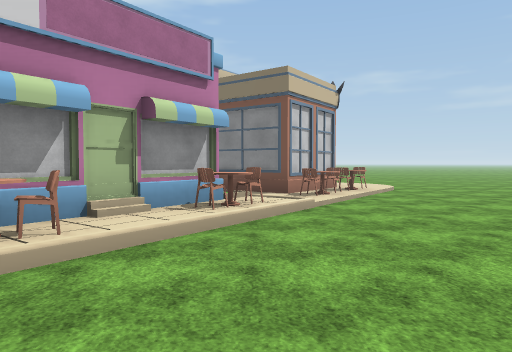
View 1 (above)

24 first-person views from a walk through a scene from a Unity 3-D project. The camera is 1.5 m above the floor, tilts 2° down and sees 70° across. The floor is counted in squares, 2 m on a side. Each view is taken from the middle of a square. On the plan, view 1 faces up. The plan holds only what a view shows up to about 11 squares ahead; the rest is blank. The place goes on beyond the plan. The terrain is drawn as flat ground. The player character is not drawn. Some surface patterns are stand-ins.

View 2
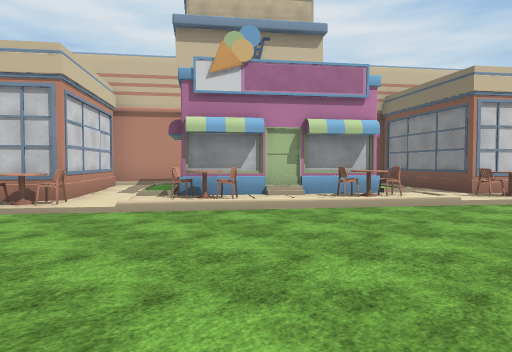

View 3
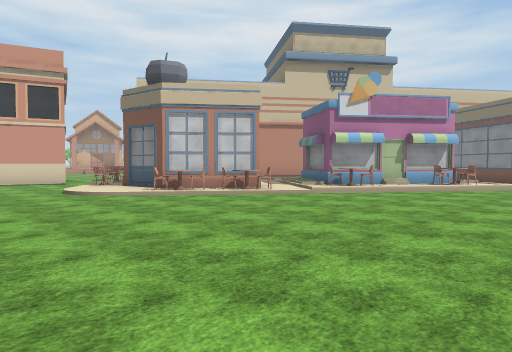

View 4
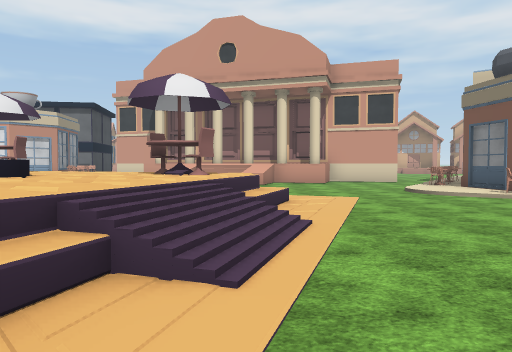

View 5
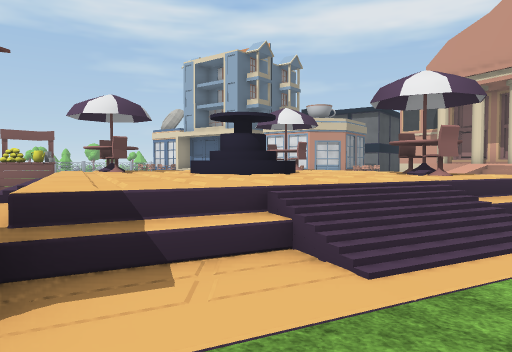

View 6
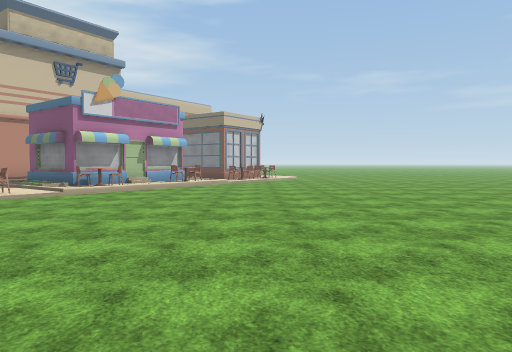

View 7
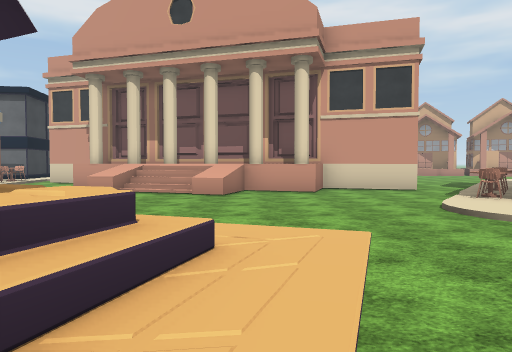

View 8
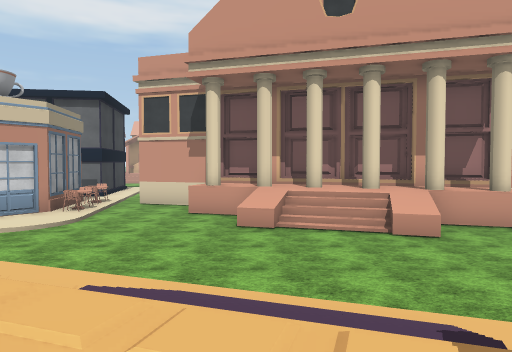

View 9
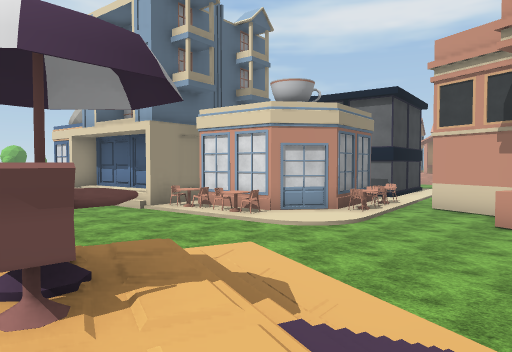

View 10
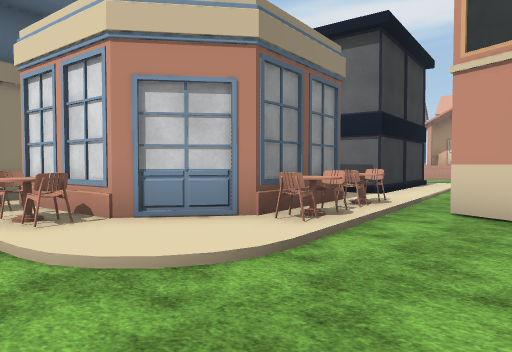

View 11
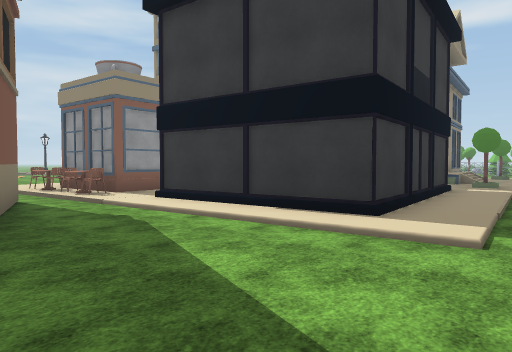

View 12
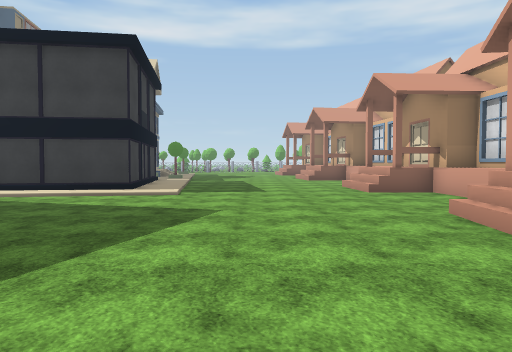

View 13
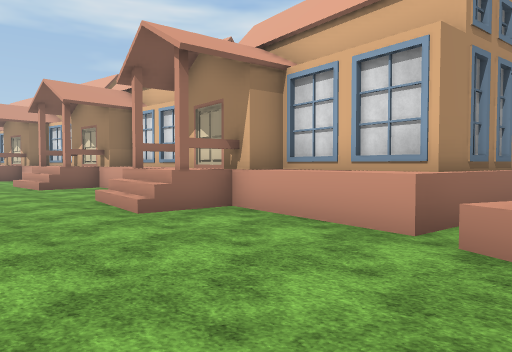

View 14
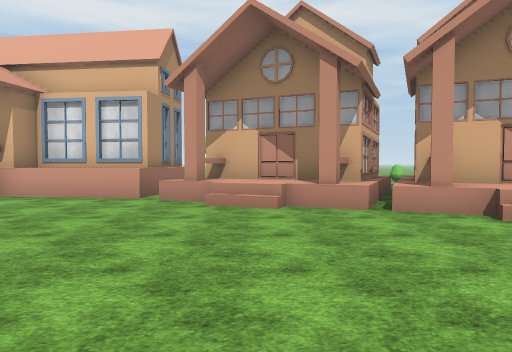

View 15
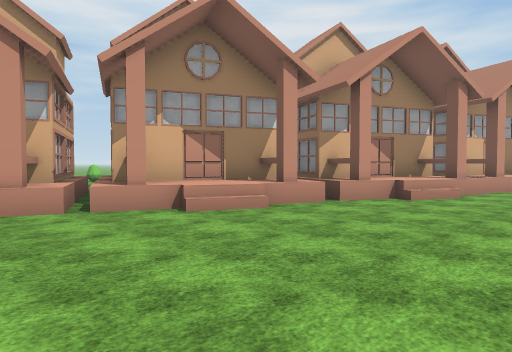

View 16
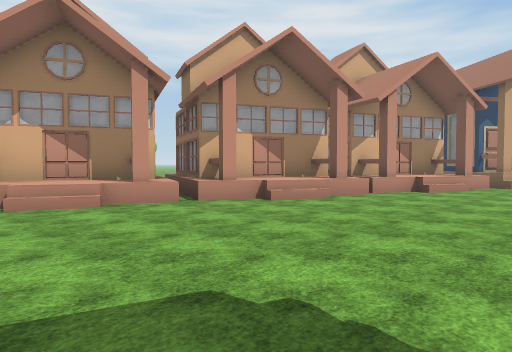

View 17
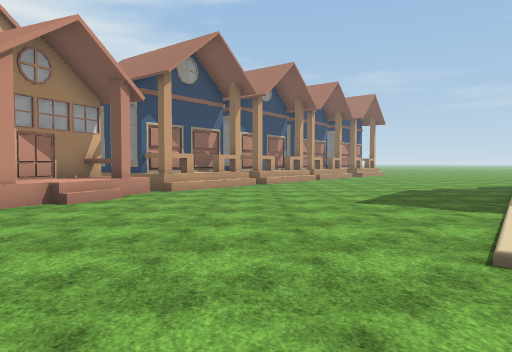

View 18
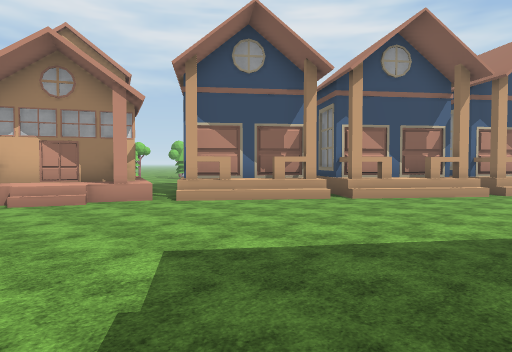

View 19
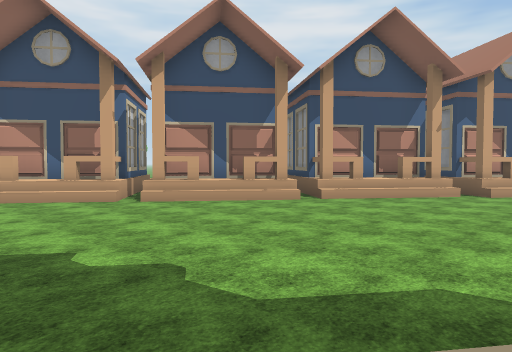

View 20
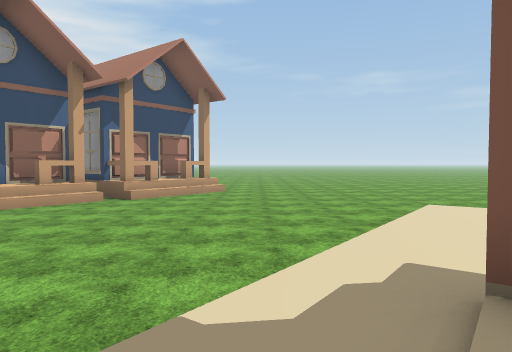

View 21
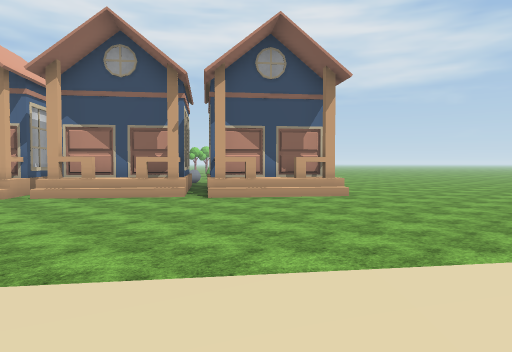

View 22
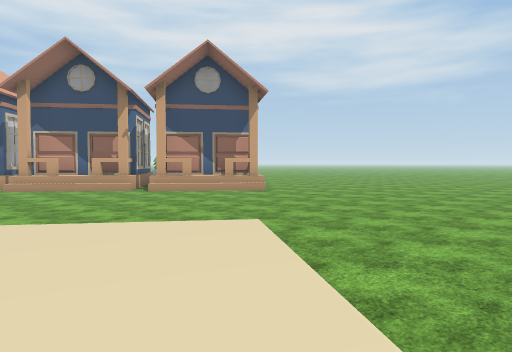

View 23
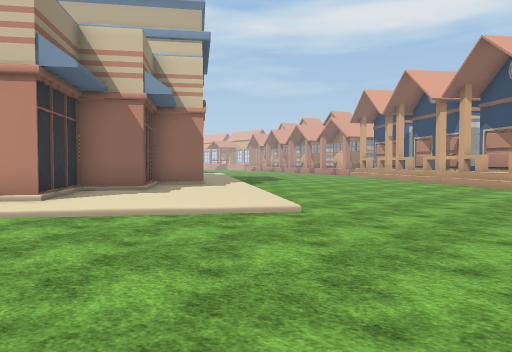

View 24
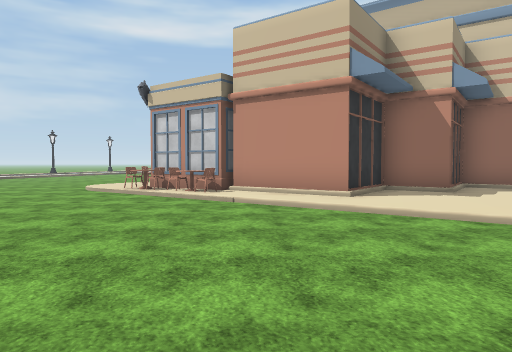

### Floor plan
Key: @ floor where view 1 was taken; # wall or solid block; . main floor; : floor 0.25 m higher than the main floor; + floor 0.75 m higher than the main floor; * floor 1 m higher than the main floor; % floor 1.25 m higher than the main floor; & floor 1.5 m higher than the main floor; / step, stairs or slope; = window, fence, low wall or low ledge; ^ raised ledge; B building; H house.
Columns run from 30 left of view 1 to 3 right of it. Each row starts with its distance up from view 1.
 26                     .......
 25                     .......
 24                   #H.......
 23                  ##H........
 22                ###H/..........
 21                #HH/............
 20               ##H/..............
 19              ##H/...............
 18              #H/........//.......
 17             ##H......../:::/......
 16            ##*/......../::::/.....
 15           ##H/......../::::#://...
 14           #H/......../:::#:##/#/..
 13          ##H/........:/#########^.
 12        .##H/......../ /##      ##:
 11       HHHH/......../ /          #:
 10      HHHHH......../ /           #:
  9       HH+/......../         ####^=
  8       HH+/.......:           /:^#.
  7         H......./            //:..
  6     H HH........::          ###/..
  5    HHH /......./            #:^...
  4    HHH /......:            ##/....
  3    HHHH........           ##^/....
  2   HHHHH.......           #=##.....
  1   H H .......            ##/......
  0 HHHH  .......     ./^##  #^...@...
 -1 HHHHH/......      ..=:###^/.......
 -2 HHHHH...... .     ##..:::/........
 -3 HHH H.....        #....//.........
 -4   H /......       ###.............
 -5  HHH......        ###.............
 -6 HHH......        ###...... ./.....
 -7 HHH....          ##//....     //..
 -8 HHH.....         #&//.... BB     B
 -9 HHH......       ###//.../ BB     B
-10 HHHH.....       ###=....  *%
-11 HH%/......      ###.....    BB
-12 HHH/.......    ###...... BB
-13    ..........###.......  B    B
-14 HH...............///...      BB
-15 HH.........///:^^^#//...
-16 HH....../  BBB:####//....     BB
-17 HHH/..../ B  B  # ##^....     BB
-18 HH%/..../ B        #^...
-19   H       B        #^B..

Where each view was taken, in squares from view 1:
view 1: 0 up, 0 right, facing up
view 2: 1 down, 3 right, facing up-left
view 3: 6 down, 3 right, facing up-left
view 4: 7 down, 3 right, facing left
view 5: 6 down, 3 right, facing down-left
view 6: 7 down, 2 right, facing up
view 7: 6 down, 1 left, facing left
view 8: 10 down, 3 left, facing left
view 9: 10 down, 4 left, facing down-left
view 10: 12 down, 9 left, facing down-left
view 11: 12 down, 23 left, facing down-right
view 12: 7 down, 24 left, facing down
view 13: 5 down, 24 left, facing down-left
view 14: 4 down, 20 left, facing left
view 15: 4 down, 20 left, facing up-left
view 16: 2 down, 18 left, facing up-left
view 17: 1 up, 18 left, facing up
view 18: 6 up, 13 left, facing up-left
view 19: 10 up, 10 left, facing up-left
view 20: 11 up, 9 left, facing up
view 21: 15 up, 5 left, facing up-left
view 22: 15 up, 2 left, facing up-left
view 23: 22 up, 1 left, facing down-left
view 24: 22 up, 1 left, facing down
